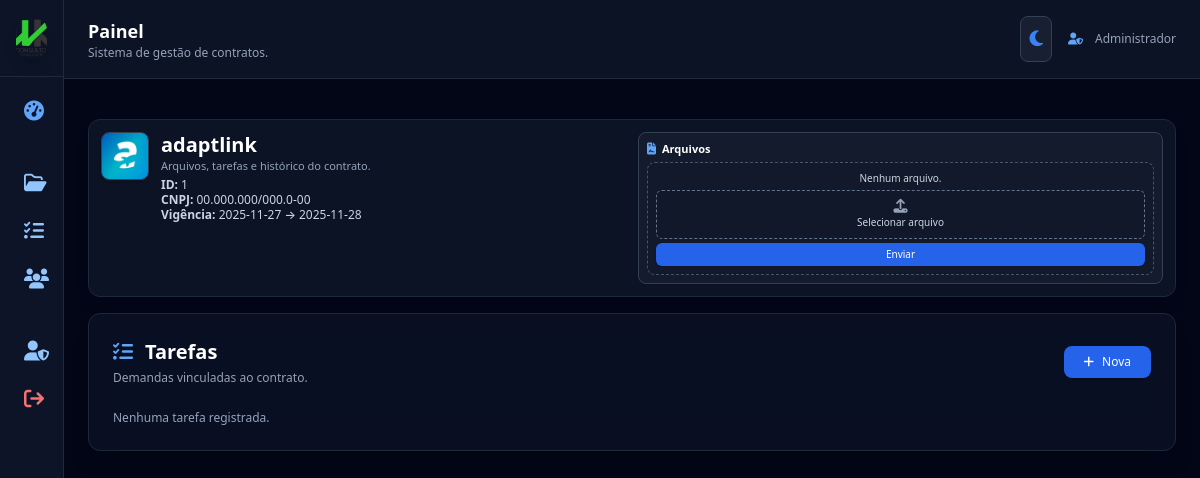
Screenshot of /contract/1 (signed in) with the database file from the repository.
### app.py (models this page shows, shortened)
class User(UserMixin, db.Model):
    id = db.Column(db.Integer, primary_key=True)
    name = db.Column(db.String(120))
    email = db.Column(db.String(120), unique=True)
    password = db.Column(db.String(255))
    role = db.Column(db.String(20))  # admin / colaborador

class Company(db.Model):
    __tablename__ = "company"
    id = db.Column(db.Integer, primary_key=True)
    name = db.Column(db.String(120), nullable=False)
    cnpj = db.Column(db.String(20), nullable=False)
    created_at = db.Column(db.DateTime, default=datetime.utcnow)
    active = db.Column(db.Boolean, default=True)
    logo = db.Column(db.String(255), nullable=True)

class Contract(db.Model):
    id = db.Column(db.Integer, primary_key=True)
    company_id = db.Column(db.Integer, db.ForeignKey("company.id"))
    description = db.Column(db.Text)
    start_date = db.Column(db.String(20))
    end_date = db.Column(db.String(20))
    status = db.Column(db.String(20), default="ativo")
    company = db.relationship("Company")

### app.py (the view)
@app.route("/contract/<int:id>")
@login_required
def contract_view(id):
    contr = Contract.query.get_or_404(id)
    files = ContractFile.query.filter_by(contract_id=id).all()
    colaboradores = User.query.filter_by(role="colaborador").order_by(User.name).all()
    if current_user.role == "admin":
        tasks = Task.query.filter_by(contract_id=id).order_by(Task.id.desc()).all()
    else:
        tasks = Task.query.filter(
            Task.contract_id == id,
            ((Task.assigned_to == current_user.id) | (Task.assigned_to == None))
        ).order_by(Task.id.desc()).all()
    for t in tasks:
        if isinstance(t.due_date, str) and t.due_date:
            try:
                t.due_date = datetime.strptime(t.due_date, "%Y-%m-%d").date()
            except:
                t.due_date = None
    return render_template(
        "contract_view.html",
        contract=contr,
        files=files,
        tasks=tasks,
        colaboradores=colaboradores,
        now=datetime.utcnow
    )

### app.py (called while the page is built, shortened)
@login_manager.user_loader
def load_user(user_id):
    return User.query.get(int(user_id))

@app.before_request
def criar_admin_automatico():
    admin = User.query.filter_by(email="admin@admin.com").first()

### templates/contract_view.html (shortened to what this page needs)
{% extends "base.html" %}
{% block content %}
<section class="mb-4 relative">
  <div class="rounded-xl p-3
              bg-white/80 dark:bg-slate-900/80
              shadow-lg border border-slate-300 dark:border-slate-800
              backdrop-blur-xl overflow-hidden relative transition">
    <div class="relative grid grid-cols-1 lg:grid-cols-2 gap-3 items-start">
<div class="flex items-start gap-3">
  {% if contract.company.logo %}
    <img src="/{{ contract.company.logo }}"
      class="w-12 h-12 rounded-lg object-cover
             border border-slate-300 dark:border-slate-700 shadow">
  {% endif %}
  <div>
    <h1 class="text-xl font-bold
               text-slate-800 dark:text-white leading-tight">
      {{ contract.company.name }}
    </h1>
    <p class="text-slate-600 dark:text-slate-400 text-[11px] mt-0.5 leading-tight">
      Arquivos, tarefas e histórico do contrato.
    </p>
    <div class="mt-1 text-slate-700 dark:text-slate-300 text-[12px] leading-tight font-medium">
      <p><strong>ID:</strong> {{ contract.id }}</p>
      <p><strong>CNPJ:</strong> {{ contract.company.cnpj }}</p>
      <p><strong>Vigência:</strong> {{ contract.start_date }} → {{ contract.end_date }}</p>
    </div>
  </div>
</div>
      <div class="bg-white/40 dark:bg-slate-800/40
                  border border-slate-300 dark:border-slate-700
                  rounded-lg p-2 shadow-sm transition">
        <div class="flex items-center justify-between mb-1">
          <h2 class="text-[11px] font-semibold
                     text-slate-800 dark:text-white flex items-center gap-1.5">
            <i class="fa-solid fa-file-contract
                       text-blue-600 dark:text-blue-400 text-xs"></i>
            Arquivos
          </h2>
        </div>
        {% if files|length == 0 %}
        <div class="text-center border border-dashed
                    border-slate-400 dark:border-slate-600
                    rounded-lg p-2
                    bg-white/30 dark:bg-slate-900/30">
          <p class="text-slate-600 dark:text-slate-300 text-[10px] mb-1">
            Nenhum arquivo.
          </p>
          <form method="POST" action="/contract/{{ contract.id }}/upload"
                enctype="multipart/form-data">
            <label class="w-full py-2 flex flex-col items-center justify-center
                          border border-dashed
                          border-slate-400 dark:border-slate-500
                          bg-white/40 dark:bg-slate-900/40
                          rounded-md cursor-pointer hover:bg-white/60
                          dark:hover:bg-slate-900/70 transition">
              <i class="fa-solid fa-upload text-[14px] text-slate-500 dark:text-slate-400 mb-0.5"></i>
              <span class="text-[10px] text-slate-600 dark:text-slate-300">
                Selecionar arquivo
              </span>
            </label>
            <button class="mt-1 w-full px-3 py-1 bg-blue-600 hover:bg-blue-700
                           text-white text-[10px] rounded-md shadow">
              Enviar
            </button>
          </form>
        </div>
        {% endif %}
      </div>
    </div>
  </div>
</section>
<section class="bg-white/70 dark:bg-slate-900/60
                backdrop-blur-md border
                border-slate-300 dark:border-slate-800
                rounded-xl p-6 shadow-xl transition">
  <div class="flex items-center justify-between mb-6">
    <div>
      <h2 class="text-xl font-semibold
                 text-slate-800 dark:text-white flex items-center gap-3">
        <i class="fa-solid fa-list-check text-blue-600 dark:text-blue-400"></i>
        Tarefas
      </h2>
      <p class="text-xs text-slate-600 dark:text-slate-400 mt-1">
        Demandas vinculadas ao contrato.
      </p>
    </div>
    <button onclick="abrirModalNovaTarefa()"
      class="px-5 py-2 bg-blue-600 hover:bg-blue-700 text-white
             text-xs rounded-lg shadow flex items-center gap-2">
      <i class="fa-solid fa-plus"></i> Nova
    </button>
  </div>
  {% if tasks|length == 0 %}
    <p class="text-slate-600 dark:text-slate-400 text-xs">
      Nenhuma tarefa registrada.
    </p>
  {% endif %}
</section>
{% endblock %}

### templates/base.html (shortened to what this page needs)
<!doctype html>
<html lang="pt-BR" class="h-full">
<head>
  <script src="https://cdn.tailwindcss.com"></script>
  <link rel="stylesheet"
        href="https://cdnjs.cloudflare.com/ajax/libs/font-awesome/6.5.0/css/all.min.css"/>
</head>
<body class="h-full
             bg-slate-100 text-slate-800
             dark:bg-slate-950 dark:text-slate-100
             transition-colors duration-300">
<div class="min-h-screen flex">
  <aside
    class="group fixed top-0 left-0 h-full
           bg-white/90 border-r border-slate-200
           dark:bg-slate-900/90 dark:border-slate-800
           flex flex-col transition-all duration-300
           w-16 hover:w-56 overflow-hidden z-50">
      <div class="p-4 border-b
                  border-slate-200 dark:border-slate-800
                  flex items-center gap-3">
          <img src="{{ url_for('static', filename='logo.png') }}"
               class="w-10 h-10 rounded-xl object-cover shadow-lg">
      </div>
      <nav class="flex-1 p-3 space-y-1 text-sm">
        {% if current_user.is_authenticated %}
        {% if current_user.role == 'admin' %}
        <a href="{{ url_for('dashboard') }}"
           class="flex items-center gap-3 px-3 py-2 rounded-lg
                  hover:bg-slate-200 dark:hover:bg-slate-800/80
                  transition">
          <i class="fa-solid fa-gauge-high text-blue-500 dark:text-blue-400 text-xl"></i>
        </a>
        <a href="/contracts"
           class="flex items-center gap-3 px-3 py-2 rounded-lg
                  hover:bg-slate-200 dark:hover:bg-slate-800/80
                  transition">
          <i class="fa-regular fa-folder-open text-blue-500 dark:text-blue-300 text-xl"></i>
        </a>
        <a href="/atividades"
           class="flex items-center gap-3 px-3 py-2 rounded-lg
                  hover:bg-slate-200 dark:hover:bg-slate-800/80
                  transition">
          <i class="fa-solid fa-list-check text-blue-500 dark:text-blue-300 text-xl"></i>
        </a>
        <a href="/colaboradores"
           class="flex items-center gap-3 px-3 py-2 rounded-lg
                  hover:bg-slate-200 dark:hover:bg-slate-800/80
                  transition">
          <i class="fa-solid fa-users text-blue-500 dark:text-blue-300 text-xl"></i>
        </a>
        <a href="/administradores"
           class="flex items-center gap-3 px-3 py-2 rounded-lg
                  hover:bg-slate-200 dark:hover:bg-slate-800/80
                  transition">
          <i class="fa-solid fa-user-shield text-blue-500 dark:text-blue-300 text-xl"></i>
        </a>
        {% endif %}
        {% endif %}
        <a href="/logout"
           class="flex items-center gap-3 px-3 py-2 rounded-lg
                  hover:bg-red-100 dark:hover:bg-red-900/40
                  text-red-600 dark:text-red-400 mt-6 transition">
          <i class="fa-solid fa-arrow-right-from-bracket text-xl"></i>
        </a>
      </nav>
  </aside>
  <main class="flex-1 ml-16 group-hover:ml-56 transition-all duration-300">
    <header class="border-b
                   border-slate-200 dark:border-slate-800
                   bg-white/80 dark:bg-slate-900/80
                   backdrop-blur">
      <div class="max-w-7xl mx-auto px-6 py-4 flex items-center justify-between">
        <div>
          <h2 class="text-lg font-semibold
                     text-slate-800 dark:text-white">
            {{ page_title or 'Painel' }}
          </h2>
          <p class="text-xs
                    text-slate-600 dark:text-slate-400">
            Sistema de gestão de contratos.
          </p>
        </div>
        <div class="flex items-center gap-4">
          <button id="themeToggle"
                  class="p-2 rounded-lg border
                         border-slate-300 dark:border-slate-700
                         bg-white/80 dark:bg-slate-800/60
                         hover:bg-slate-100 dark:hover:bg-slate-700
                         transition">
            <i id="temaIcone" class="fa-solid fa-moon text-blue-500 text-lg"></i>
          </button>
          {% if current_user.is_authenticated %}
          <div class="flex items-center gap-3 text-xs
                      text-slate-600 dark:text-slate-400">
            <i class="fa-solid fa-user-shield text-blue-500 dark:text-blue-400"></i>
            {{ current_user.name }}
          </div>
          {% endif %}
        </div>
      </div>
    </header>
    <div class="max-w-7xl mx-auto px-6 pt-4">
    </div>
    <section class="max-w-7xl mx-auto px-6 py-6">
      {% block content %}{% endblock %}
    </section>
  </main>
</div>
</body>
</html>

### templates/base.html (style rules this page uses)
body { font-family: system-ui, -apple-system, BlinkMacSystemFont, "Inter", sans-serif; }

### rows the page displays
User: name "Administrador"
Company: company.name "adaptlink", company.cnpj "00.000.000/000.0-00"
Contract: id "1", start_date "2025-11-27", end_date "2025-11-28"

### other values shown
{{ page_title or 'Painel' }} "Painel"
